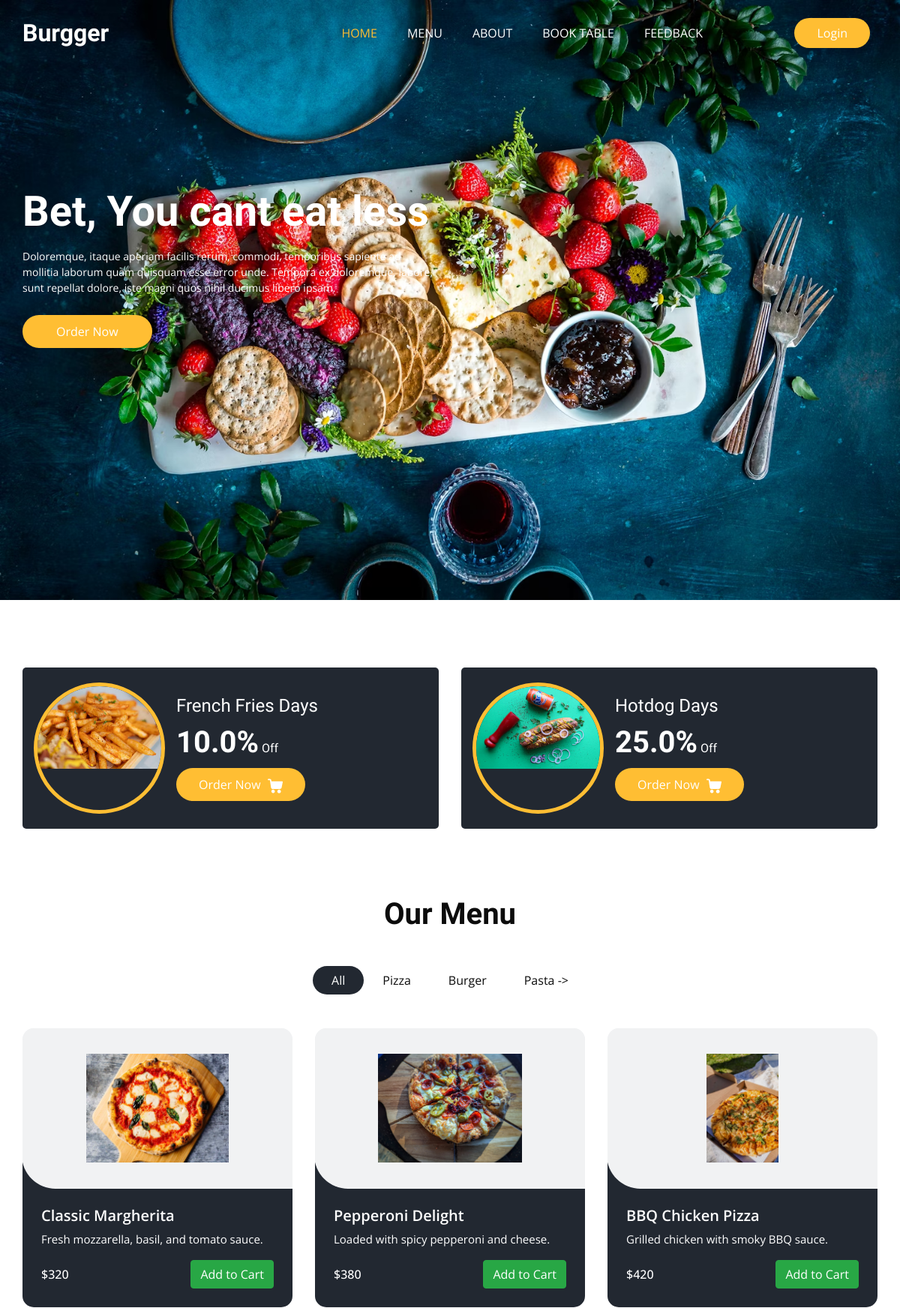
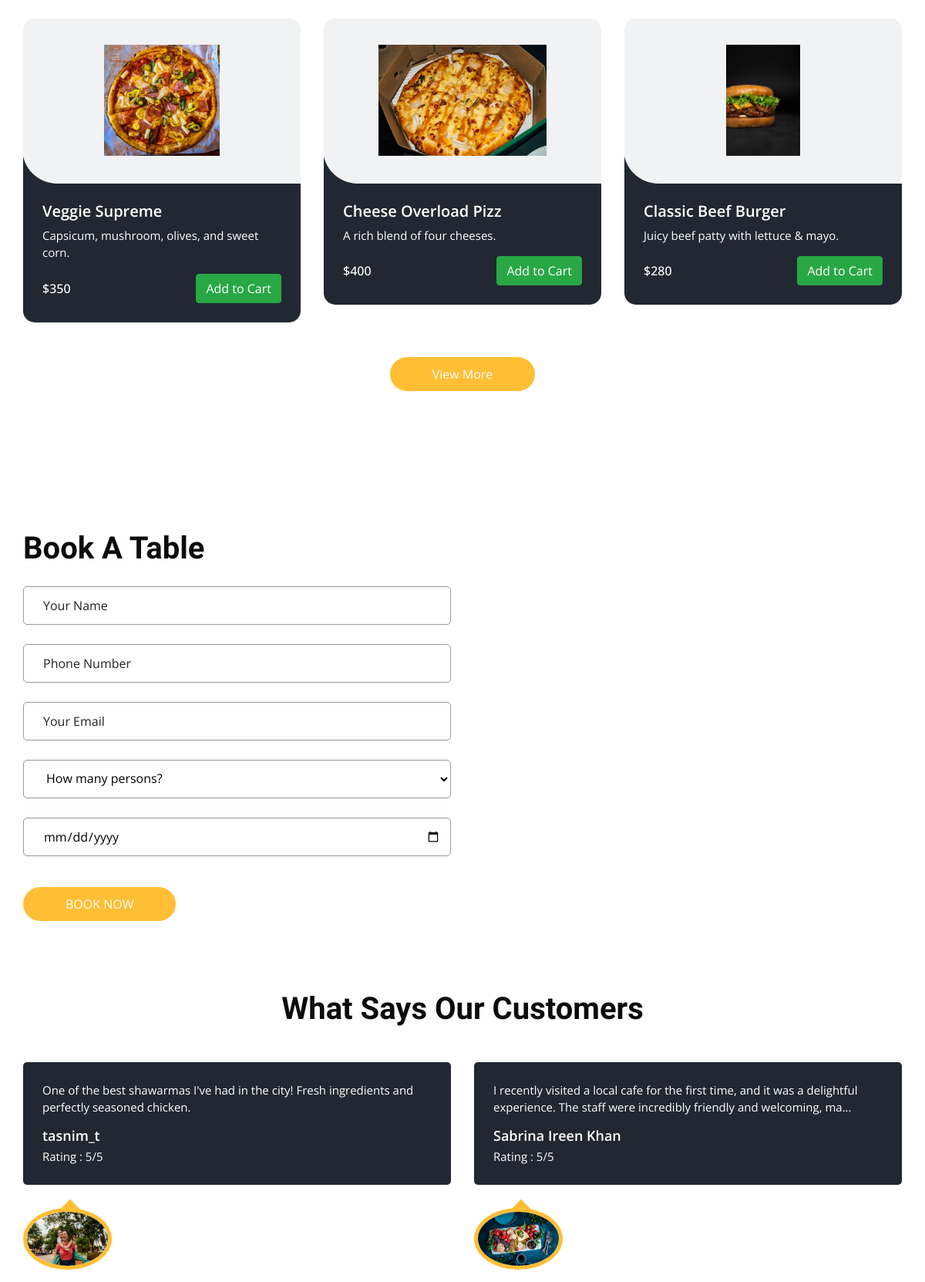
The page / (upper part) on the database its author committed (2 pictures, top to bottom).
### baseapp/models.py (models this page shows, shortened)
class Offer(models.Model):
    category = models.ForeignKey(Category, on_delete=models.CASCADE, related_name='offers')
    percent = models.FloatField(default=0)
    image = models.ImageField(upload_to='offer_images/')

class Category(models.Model):
    category_name = models.CharField(max_length=20)
    def __str__(self):
        return self.category_name

class Items(models.Model):
    item_name = models.CharField(max_length=20)
    description = models.TextField(blank=False)
    price = models.IntegerField()
    category = models.ForeignKey(Category, related_name='items', on_delete=models.CASCADE)
    image = models.ImageField(upload_to='item_images/')

class Feedback(models.Model):
    username = models.CharField(max_length=15)
    description = models.TextField(blank=False)
    rating = models.IntegerField()
    image = models.ImageField(upload_to='feedback_images/')
    def shortdesc(self, length=140):
        return (self.description[:length] + "...") if len(self.description) > length else self.description

### baseapp/views.py (the view)
# urls.py: path('', views.Home, name='Home'),
def Home(request):
    offers = Offer.objects.all()
    sliders = SliderImage.objects.all()
    category = Category.objects.all()[:3]
    items = Items.objects.all()[:6]
    feedbacks = Feedback.objects.all()
    return render(request, 'home.html', {
        'sliders':sliders,
        'offers':offers,
        'category':category,
        'items':items,
        'feedbacks':feedbacks
    })

### template/home.html (shortened to what this page needs)
{% extends "base.html" %}
{% block home_status %}active{% endblock home_status %}
{% load static %}
{% block slider %}
    <section class="slider_section ">
      <div id="customCarousel1" class="carousel slide" data-ride="carousel">
        <div class="carousel-inner">
          <div class="carousel-item active">
            <div class="container ">
              <div class="row">
                <div class="col-md-7 col-lg-6 ">
                  <div class="detail-box">
                    <h1> Bet, You cant eat less </h1>
                    <p>
                      Doloremque, itaque aperiam facilis rerum, commodi, temporibus sapiente ad mollitia laborum quam quisquam esse error unde. Tempora ex doloremque, labore, sunt repellat dolore, iste magni quos nihil ducimus libero ipsam.
                    </p>
                   <div class="btn-box">
                      <a href="{% url 'Menu' %}" class="btn1">
                        Order Now
                      </a>
                    </div>
                  </div>
                </div>
              </div>
            </div>
          </div>
        </div>
      </div>
    </section>
{% endblock slider %}
{% block main %}
  <section class="offer_section layout_padding-bottom">
    <div class="offer_container">
      <div class="container ">
        <div class="row">
          {% for o in offers %}
          <div class="col-md-6  ">
            <div class="box ">
              <div class="img-box">
                <img src="media/{{o.image}}" alt="">
              </div>
              <div class="detail-box">
                <h5>
                  {{o.category}} Days
                </h5>
                <h6>
                  <span>{{o.percent}}%</span> Off
                </h6>
                <a href="">
                  Order Now
                </a>
              </div>
            </div>
          </div>
          {% endfor %}
        </div>
      </div>
    </div>
  </section>
  <section class="food_section layout_padding-bottom">
    <div class="container">
      <div class="heading_container heading_center">
        <h2>
          Our Menu
        </h2>
      </div>
      <ul class="filters_menu">
        <li class="active" data-filter="*">All</li>
        {% for i in category %}
        <li data-filter=".{{i.category_name}}">{{i.category_name}} {% if forloop.last %}  -> {% endif %}</li>
        {% endfor %}
      </ul>
      <div class="filters-content">
        <div class="row grid">
          {% for j in items %}
          <div class="col-sm-6 col-lg-4 all {{j.category}}">
            <div class="box">
              <div>
                <div class="img-box">
                  <img src="/media/{{j.image}} " alt="{{j.image}}">
                </div>
                <div class="detail-box">
                  <h5>
                    {{j.item_name}}
                  </h5>
                  <p>
                    {{j.description}}
                  </p>
                  <div class="options">
                    <h6>
                      ${{j.price}}
                    </h6>
                    <button class="btn btn-success add-to-cart" data-item-id="{{j.id}}" data-item-name="{{j.Item_name}}" data-item-price="{{j.Price}}">
                      Add to Cart
                    </button>
                  </div>
                </div>
              </div>
            </div>
          </div>
          {% endfor %}
        </div>
      </div>
      <div class="btn-box">
        <a href="{% url 'Menu'%}">
          View More
        </a>
      </div>
    </div>
  </section>
  <section class="book_section layout_padding">
    <div class="container">
      <div class="heading_container">
        <h2>
          Book A Table
        </h2>
      </div>
      <div class="row">
        <div class="col-md-6">
          <div class="form_container">
            <form action="{% url 'Book_Table' %}" method='POST'>{% csrf_token %}
            <div>
              <input type="text" class="form-control" name="username" required placeholder="Your Name" />
            </div>
            <div>
              <input type="text" class="form-control" name="phonenumber" required placeholder="Phone Number" />
            </div>
            <div>
              <input type="email" class="form-control" name="email" placeholder="Your Email" />
            </div>
            <div>
              <select class="form-control nice-select wide" required name="totalperson">
                <option value="" disabled selected>
                  How many persons?
                </option>
              </select>
            </div>
            <div>
              <input type="date" required name="bookingdate" class="form-control">
            </div>
            <div class="btn_box">
              <button>
                Book Now
              </button>
            </div>
          </form>
          </div>
        </div>
        <div class="col-md-6">
          <div class="map_container ">
            <div id="googleMap"></div>
          </div>
        </div>
      </div>
    </div>
  </section>
  <section class="client_section layout_padding-bottom">
    <div class="container">
      <div class="heading_container heading_center psudo_white_primary mb_45">
        <h2>
          What Says Our Customers
        </h2>
      </div>
      <div class="carousel-wrap row ">
        <div class="owl-carousel client_owl-carousel">
          {% for k in feedbacks %}
          <div class="item">
            <div class="box">
              <div class="detail-box">
                <p>
                  {{k.shortdesc}}
                </p>
                <h6>
                  {{k.username}}
                </h6>
                <p>
                  Rating : {{k.rating}}/5
                </p>
              </div>
              <div class="img-box">
                <img src="media/{{k.image}}" alt="{{k.Image}}" class="box-img">
              </div>
            </div>
          </div>
          {% endfor %}
        </div>
      </div>
    </div>
  </section>
{% endblock main %}

### template/base.html (shortened to what this page needs)
<!DOCTYPE html>
<html>
{% load static %}
<head>
  <link rel="stylesheet" type="text/css" href="{% static 'css/bootstrap.css' %}" />
  <link rel="stylesheet" type="text/css" href="https://cdnjs.cloudflare.com/ajax/libs/OwlCarousel2/2.3.4/assets/owl.carousel.min.css" />
  <link rel="stylesheet" href="https://cdnjs.cloudflare.com/ajax/libs/jquery-nice-select/1.1.0/css/nice-select.min.css" />
  <link href="{% static 'css/font-awesome.min.css' %}" rel="stylesheet" />
  <link href="{% static 'css/style.css' %}" rel="stylesheet" />
  <link href="{% static 'css/responsive.css' %}" rel="stylesheet" />
</head>
<body {% block class %}{% endblock class %}>
  <div class="hero_area">
   <div id="bg-slider" class="position-absolute top-0 start-0 w-100 h-100" style="z-index: -1; background-size: cover; background-position: center; transition: background-image 1s ease-in-out;"></div>
    <header class="header_section">
      <div class="container">
        <nav class="navbar navbar-expand-lg custom_nav-container ">
          <a class="navbar-brand" href="{% url "Home" %}">
            <span>
              Burgger
            </span>
          </a>
          <div class="collapse navbar-collapse" id="navbarSupportedContent">
            <ul class="navbar-nav  mx-auto ">
              <li class="nav-item {% block home_status %}{% endblock home_status %}">
                <a class="nav-link" href="{% url "Home" %}">Home <span class="sr-only">(current)</span></a>
              </li>
              <li class="nav-item {% block menu_status %}{% endblock menu_status %}">
                <a class="nav-link " href="{% url "Menu" %}">Menu</a>
              </li>
              <li class="nav-item {% block about_status %}{% endblock about_status %}">
                <a class="nav-link" href="{% url "About" %}">About</a>
              </li>
              <li class="nav-item {% block table_status %}{% endblock table_status %}">
                <a class="nav-link" href="{% url "Book_Table" %}">Book Table</a>
              </li>
              <li class="nav-item {% block feedback_status %}{% endblock feedback_status %}">
                <a class="nav-link" href="{% url "Feedback_Form" %}">Feedback</a>
              </li>
            </ul>
            <div class="user_option">
              <div class="user_option">
                {% if user.is_authenticated %}
                  <span style="background-color: #f8c6c6; color: #000; padding: 5px 10px; border-radius: 5px; font-weight: bold;">
                    {{ user.username }}
                  </span>
                  <a href="{% url 'logout' %}" class="btn btn-secondary">Logout</a>
                  <button id="cart-button" class="btn btn-primary">
                    <i class="fa fa-shopping-cart"></i> Cart
                  </button>
                {% else %}
                  <a href="{% url 'login' %}" class="btn order_online">Login</a>
                {% endif %}
              </div>
            </div>
          </div>
        </nav>
      </div>
    </header>
    {% block slider %}{% endblock slider %}
  </div>
 {% block main %}
 {% endblock main %}
</body>
</html>

### static/css/responsive.css (style rules this page uses)
@media (min-width: 1200px) { .container { max-width: 1170px; } }

### rows shown on the page
Offer: image (picture), category "French Fries", percent "10.0"
Offer: image (picture), category "Hotdog", percent "25.0"
Category: category_name "Pizza"
Category: category_name "Burger"
Category: category_name "Pasta"
Items: image (picture), item_name "Classic Margherita", description "Fresh mozzarella, basil, and tomato sauce.", price "320"
Items: image (picture), item_name "Pepperoni Delight", description "Loaded with spicy pepperoni and cheese.", price "380"
Items: image (picture), item_name "BBQ Chicken Pizza", description "Grilled chicken with smoky BBQ sauce.", price "420"
Items: image (picture), item_name "Veggie Supreme", description "Capsicum, mushroom, olives, and sweet corn.", price "350"
Items: image (picture), item_name "Cheese Overload Pizz", description "A rich blend of four cheeses.", price "400"
Items: image (picture), item_name "Classic Beef Burger", description "Juicy beef patty with lettuce & mayo.", price "280"
Feedback: shortdesc "One of the best shawarmas I've had in the city! Fresh ingredients and perfectly seasoned chicken.", username "tasnim_t", rating "5", image (picture)
Feedback: shortdesc "I recently visited a local cafe for the first time, and it was a delightful experience. The staff were incredibly friendly and welcoming, ma...", username "Sabrina Ireen Khan", rating "5", image (picture)
